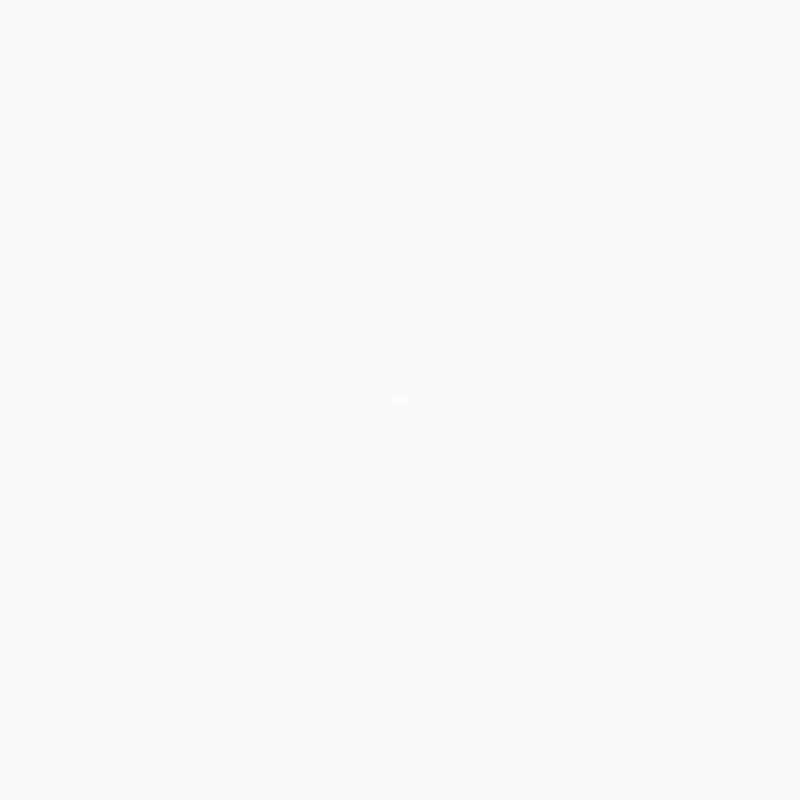
Frame 1 (no input)
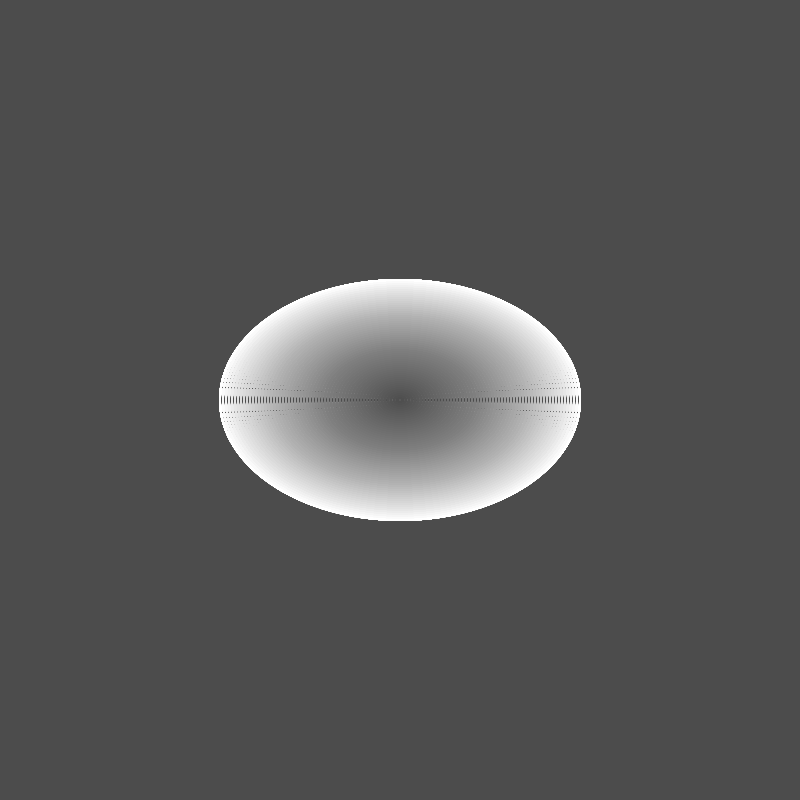
Frame 60 (no input)
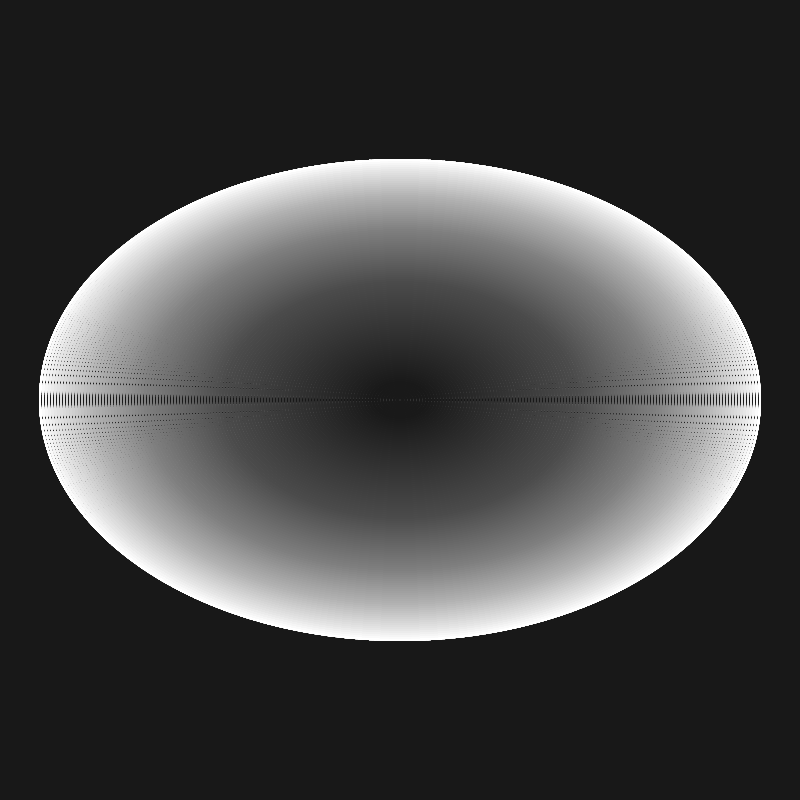
Frame 120 (the mouse pressed at the canvas centre since frame 60)

The p5.js sketch that drew these frames (run headless with seeded random() and noise() and a simulated clock; from frame 60 on, the mouse is pressed at the canvas centre):

// p5.js sketch
// ── sketch.js
let molds = [];
let d, num = 25000;

function setup() {
  createCanvas(800, 800);
  angleMode(DEGREES);
  d = pixelDensity();
  
  for(let i = 0; i < num; i++)
    molds[i] = new Mold();
}

function draw() {
  print(frameRate());
  background(0, 5);
  
  loadPixels();
  
  for(let i = 0; i < num; i++) {
    molds[i].update();
    molds[i].display();
  }
  
  // updatePixels();
}
// ── mold.js
class Mold {
  constructor() {
    // starting location(s)
    // this.x = random(width)
    // this.y = random(height);
    this.x = width/2;
    this.y = height/2;
    
    // radius of particle
    this.r = 1;
    
    // sensor distance
    this.sensorDist = 15;
    
    // rotation and sensor angles
    this.rotAngle = 25;
    this.sensorAngle = 25;
    
    // heading direction
    this.heading = random(360);
    // if(random(1) < 0.1666666666666667)
    //   this.heading += 0;
    // else if(random(1) < 0.2)
    //   this.heading += 60;
    // else if(random(1) < 0.25)
    //   this.heading += 120;
    // else if(random(1) < 0.3333333333333333333333333333)
    //    this.heading += 180;
    // else if(random(1) < 0.5)
    //   this.heading += 240;
    // else
    //   this.heading += 300;
    
    // constants
    this.vx = cos(this.heading);
    this.vy = sin(this.heading);
    this.rSensorPos = createVector(0,0); // right sensor
    this.lSensorPos = createVector(0,0); // left sensor
    this.fSensorPos = createVector(0,0); // front sensor
  }
  
  update() {
    this.vx = 3*cos(this.heading);
    this.vy = 2*sin(this.heading);
    
    this.x = (this.x + this.vx + width) % width;
    this.y = (this.y + this.vy + height) % height;
    
    this.getSensorPos(this.rSensorPos, this.heading+this.sensorAngle);
    this.getSensorPos(this.lSensorPos, this.heading-this.sensorAngle);
    this.getSensorPos(this.fSensorPos, this.heading);
    
    let l, r, f, index;
    
    // calculate pixel index for right sensor
    index = 4*(d*floor(this.rSensorPos.y)) * (d*width) + 4*(d*floor(this.rSensorPos.x));
    r = pixels[index];
    
    // calculate pixel index for left sensor
    index = 4*(d*floor(this.lSensorPos.y)) * (d*width) + 4*(d*floor(this.lSensorPos.x));
    l = pixels[index];
    
    // calculate pixel index for front sensor
    index = 4*(d*floor(this.fSensorPos.y)) * (d*width) + 4*(d*floor(this.fSensorPos.x)); 
    f = pixels[index];

    // print(f,l,r);
    
    // compare values to decide which direction to *GROW*
    if(f > l && f > r)
      this.heading += 0; // front is best, don't adjust heading...
    else if(f < l && f < r) {
      if(random(1) < 0.5)
        this.heading -= this.rotAngle;
      else
        this.heading += this.rotAngle;
    }
    else if (l > r)
      this.heading -= this.rotAngle;
    else if (r > l)
      this.heading += this.rotAngle;
  }
  
  getSensorPos(sensor, angle) {
    sensor.x = (this.x + this.sensorDist*cos(angle) + width) % width;
    sensor.y = (this.y + this.sensorDist*sin(angle) + height) % height;
  }
  
  display() {
    noStroke();
    fill(255)
    ellipse(this.x, this.y, this.r*2, this.r*2);
  }
}
